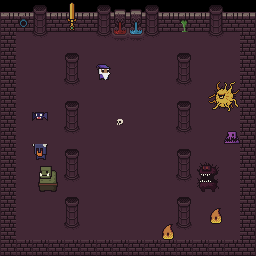

Rendered tile map (Tiled .tmx) drawn with the repository's tilesets; below, a short description and the full map source, tile grids included:
An orthogonal 16x16 tile map with 16x16 px tiles, 2 tile layers (ground, overlay).

<map version="1.2" tiledversion="1.2.4" orientation="orthogonal" renderorder="right-down" width="16" height="16" tilewidth="16" tileheight="16" infinite="0" nextlayerid="4" nextobjectid="14">
 <tileset firstgid="1" source="dungeon_tileset.tsx" />
 <layer id="1" name="ground" width="16" height="16">
  <data encoding="csv">
1,2,55,2,2,2,55,49,49,55,2,2,2,55,2,3,
17,5,71,18,18,18,71,65,67,71,18,20,18,71,18,19,
17,51,87,51,51,51,87,81,83,87,51,51,51,87,51,19,
17,51,51,51,51,51,51,51,51,51,51,51,51,51,51,19,
17,51,51,51,51,51,51,51,51,51,51,51,51,51,51,19,
17,51,51,51,222,51,51,51,51,51,51,222,51,51,51,19,
17,51,51,51,51,51,51,51,51,51,51,51,51,51,51,19,
17,51,51,51,51,51,51,51,51,51,51,51,51,51,51,19,
17,51,51,51,222,51,51,51,51,51,51,222,51,51,51,19,
17,51,51,51,51,51,51,51,51,51,51,51,51,51,51,19,
17,51,51,51,51,51,51,51,51,51,51,51,51,51,51,19,
17,51,51,51,222,51,51,51,51,51,51,222,51,51,51,19,
17,51,51,51,51,51,51,51,51,51,51,51,51,51,51,19,
17,51,51,51,51,51,51,51,51,51,51,51,51,51,51,19,
17,51,51,51,222,51,51,51,51,51,51,222,51,51,51,19,
17,17,17,17,17,17,17,17,17,17,17,17,17,17,17,19
</data>
 </layer>
 <layer id="3" name="overlay" width="16" height="16">
  <data encoding="csv">
0,0,0,0,43,0,0,0,0,0,0,0,0,0,0,0,
0,0,0,0,59,0,0,0,0,0,0,0,0,0,0,0,
0,0,0,0,0,0,0,0,0,0,0,0,0,0,0,0,
0,0,0,0,190,0,0,0,0,0,0,190,0,0,0,0,
0,0,0,0,206,0,234,0,0,0,0,206,0,0,0,0,
0,0,0,0,0,0,0,0,0,0,0,0,0,187,188,0,
0,0,0,0,190,0,0,0,0,0,0,190,0,203,204,0,
0,0,149,0,206,0,0,50,0,0,0,206,0,0,0,0,
0,0,0,0,0,0,0,0,0,0,0,0,0,0,198,0,
0,0,151,0,190,0,0,0,0,0,0,190,0,0,0,0,
0,0,183,184,206,0,0,0,0,0,0,206,185,186,0,0,
0,0,199,200,0,0,0,0,0,0,0,0,201,202,0,0,
0,0,0,0,190,0,0,0,0,0,0,190,0,0,0,0,
0,0,0,0,206,0,0,0,0,0,0,206,0,195,0,0,
0,0,0,0,0,0,0,0,0,0,195,0,0,0,0,0,
0,0,0,0,0,0,0,0,0,0,0,0,0,0,0,0
</data>
 </layer>
</map>
